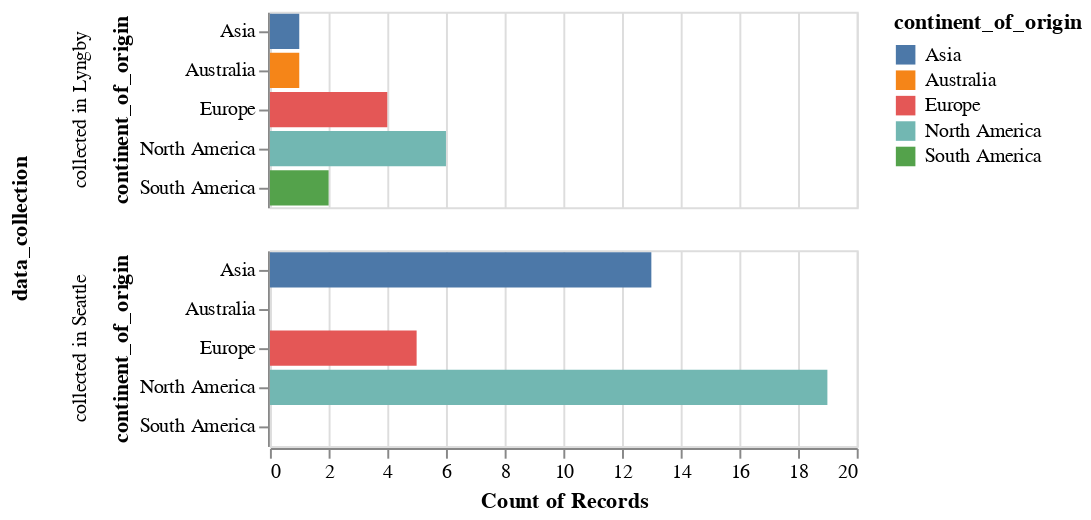

Here is the notebook cell this chart was saved with:
### Code cell
alt.Chart(participants).mark_bar().encode(
    alt.Y("continent_of_origin:N"),
    alt.X("count(continent_of_origin)"),
    alt.Color("continent_of_origin:N"),
    alt.Row("data_collection:N"),
)

### Figure 1 — Vega-Lite specification as saved in the notebook (floating-point values rounded to 4 significant figures)
{"config": {"view": {"continuousWidth": 300, "continuousHeight": 300}}, "data": {"name": "data-67d3209c23854af6d6d6029256d40d93"}, "mark": {"type": "bar"}, "encoding": {"color": {"field": "continent_of_origin", "type": "nominal"}, "row": {"field": "data_collection", "type": "nominal"}, "x": {"aggregate": "count", "field": "continent_of_origin", "type": "nominal"}, "y": {"field": "continent_of_origin", "type": "nominal"}}, "$schema": "https://vega.github.io/schema/vega-lite/v5.8.0.json", "datasets": {"data-67d3209c23854af6d6d6029256d40d93": [{"participant_id": 1, "continent_of_origin": "North America", "data_collection": "collected in Lyngby", "continent_adj": "North America"}, {"participant_id": 2, "continent_of_origin": "Europe", "data_collection": "collected in Lyngby", "continent_adj": "Europe"}, {"participant_id": 3, "continent_of_origin": "North America", "data_collection": "collected in Lyngby", "continent_adj": "North America"}, {"participant_id": 4, "continent_of_origin": "Europe", "data_collection": "collected in Lyngby", "continent_adj": "Europe"}, {"participant_id": 5, "continent_of_origin": "Europe", "data_collection": "collected in Lyngby", "continent_adj": "Europe"}, {"participant_id": 6, "continent_of_origin": "North America", "data_collection": "collected in Lyngby", "continent_adj": "North America"}, {"participant_id": 7, "continent_of_origin": "North America", "data_collection": "collected in Lyngby", "continent_adj": "North America"}, {"participant_id": 8, "continent_of_origin": "Europe", "data_collection": "collected in Lyngby", "continent_adj": "Europe"}, {"participant_id": 9, "continent_of_origin": "Australia", "data_collection": "collected in Lyngby", "continent_adj": "Aus/SA"}, {"participant_id": 10, "continent_of_origin": "North America", "data_collection": "collected in Lyngby", "continent_adj": "North America"}, {"participant_id": 11, "continent_of_origin": "North America", "data_collection": "collected in Lyngby", "continent_adj": "North America"}, {"participant_id": 12, "continent_of_origin": "Asia", "data_collection": "collected in Lyngby", "continent_adj": "Asia"}, {"participant_id": 13, "continent_of_origin": "South America", "data_collection": "collected in Lyngby", "continent_adj": "Aus/SA"}, {"participant_id": 14, "continent_of_origin": "South America", "data_collection": "collected in Lyngby", "continent_adj": "Aus/SA"}, {"participant_id": 15, "continent_of_origin": "North America", "data_collection": "collected in Seattle", "continent_adj": "North America"}, {"participant_id": 16, "continent_of_origin": "North America", "data_collection": "collected in Seattle", "continent_adj": "North America"}, {"participant_id": 17, "continent_of_origin": "Europe", "data_collection": "collected in Seattle", "continent_adj": "Europe"}, {"participant_id": 18, "continent_of_origin": "Asia", "data_collection": "collected in Seattle", "continent_adj": "Asia"}, {"participant_id": 19, "continent_of_origin": "North America", "data_collection": "collected in Seattle", "continent_adj": "North America"}, {"participant_id": 20, "continent_of_origin": "Asia", "data_collection": "collected in Seattle", "continent_adj": "Asia"}, {"participant_id": 21, "continent_of_origin": "Asia", "data_collection": "collected in Seattle", "continent_adj": "Asia"}, {"participant_id": 22, "continent_of_origin": "Asia", "data_collection": "collected in Seattle", "continent_adj": "Asia"}, {"participant_id": 23, "continent_of_origin": "North America", "data_collection": "collected in Seattle", "continent_adj": "North America"}, {"participant_id": 24, "continent_of_origin": "Europe", "data_collection": "collected in Seattle", "continent_adj": "Europe"}, {"participant_id": 25, "continent_of_origin": "Asia", "data_collection": "collected in Seattle", "continent_adj": "Asia"}, {"participant_id": 26, "continent_of_origin": "North America", "data_collection": "collected in Seattle", "continent_adj": "North America"}, {"participant_id": 27, "continent_of_origin": "Asia", "data_collection": "collected in Seattle", "continent_adj": "Asia"}, {"participant_id": 28, "continent_of_origin": "Asia", "data_collection": "collected in Seattle", "continent_adj": "Asia"}, {"participant_id": 29, "continent_of_origin": "Asia", "data_collection": "collected in Seattle", "continent_adj": "Asia"}, {"participant_id": 30, "continent_of_origin": "North America", "data_collection": "collected in Seattle", "continent_adj": "North America"}, {"participant_id": 31, "continent_of_origin": "Asia", "data_collection": "collected in Seattle", "continent_adj": "Asia"}, {"participant_id": 32, "continent_of_origin": "North America", "data_collection": "collected in Seattle", "continent_adj": "North America"}, {"participant_id": 33, "continent_of_origin": "North America", "data_collection": "collected in Seattle", "continent_adj": "North America"}, {"participant_id": 34, "continent_of_origin": "North America", "data_collection": "collected in Seattle", "continent_adj": "North America"}, {"participant_id": 35, "continent_of_origin": "North America", "data_collection": "collected in Seattle", "continent_adj": "North America"}, {"participant_id": 36, "continent_of_origin": "North America", "data_collection": "collected in Seattle", "continent_adj": "North America"}, {"participant_id": 37, "continent_of_origin": "Asia", "data_collection": "collected in Seattle", "continent_adj": "Asia"}, {"participant_id": 38, "continent_of_origin": "North America", "data_collection": "collected in Seattle", "continent_adj": "North America"}, {"participant_id": 40, "continent_of_origin": "Asia", "data_collection": "collected in Seattle", "continent_adj": "Asia"}, {"participant_id": 41, "continent_of_origin": "Europe", "data_collection": "collected in Seattle", "continent_adj": "Europe"}, {"participant_id": 42, "continent_of_origin": "North America", "data_collection": "collected in Seattle", "continent_adj": "North America"}, {"participant_id": 43, "continent_of_origin": "North America", "data_collection": "collected in Seattle", "continent_adj": "North America"}, {"participant_id": 44, "continent_of_origin": "North America", "data_collection": "collected in Seattle", "continent_adj": "North America"}, {"participant_id": 45, "continent_of_origin": "North America", "data_collection": "collected in Seattle", "continent_adj": "North America"}, {"participant_id": 46, "continent_of_origin": "Europe", "data_collection": "collected in Seattle", "continent_adj": "Europe"}, {"participant_id": 47, "continent_of_origin": "Asia", "data_collection": "collected in Seattle", "continent_adj": "Asia"}, {"participant_id": 48, "continent_of_origin": "Asia", "data_collection": "collected in Seattle", "continent_adj": "Asia"}, {"participant_id": 49, "continent_of_origin": "North America", "data_collection": "collected in Seattle", "continent_adj": "North America"}, {"participant_id": 50, "continent_of_origin": "North America", "data_collection": "collected in Seattle", "continent_adj": "North America"}, {"participant_id": 51, "continent_of_origin": "North America", "data_collection": "collected in Seattle", "continent_adj": "North America"}, {"participant_id": 52, "continent_of_origin": "Europe", "data_collection": "collected in Seattle", "continent_adj": "Europe"}]}}
